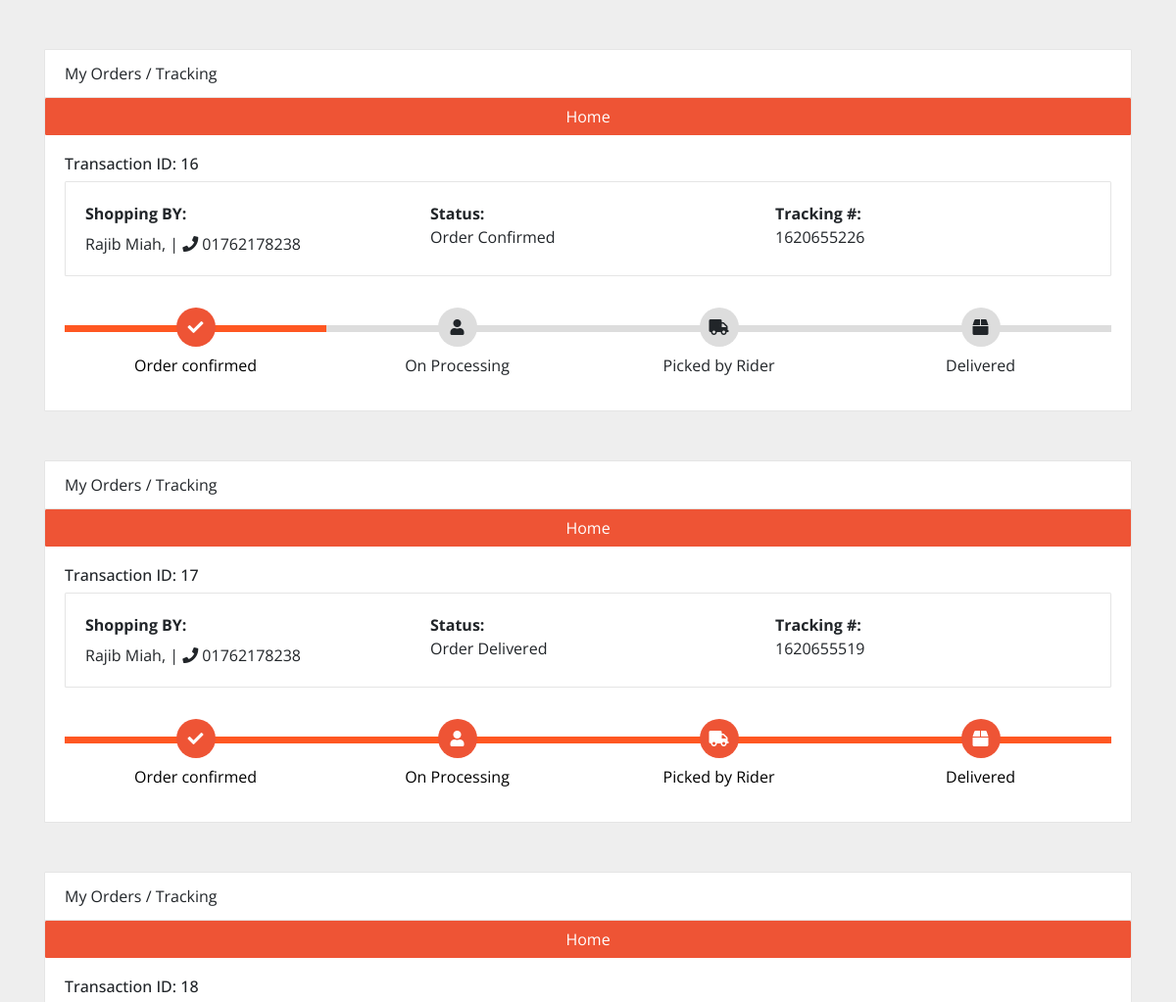
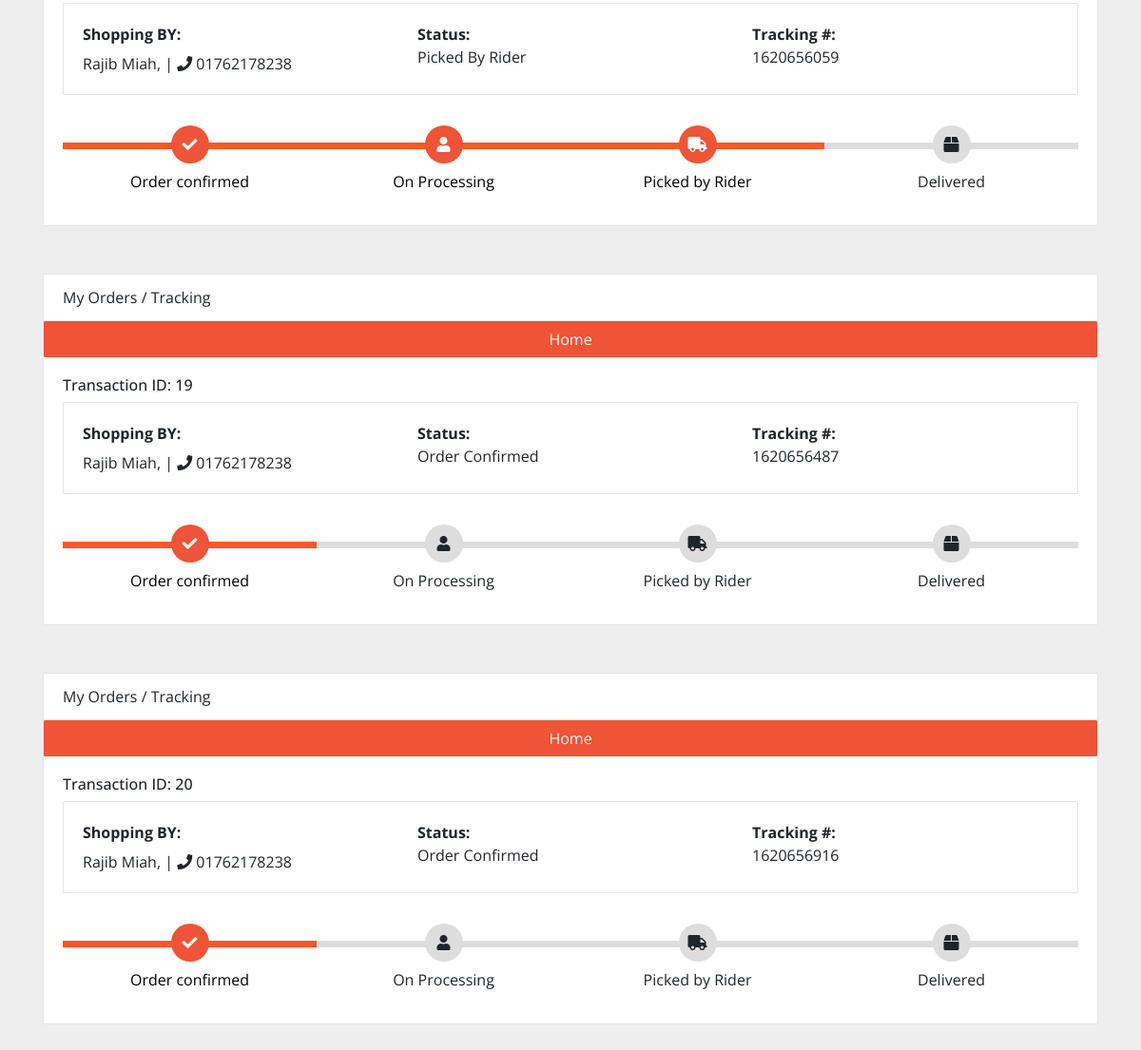
The app's page /track_order/ (signed in) with its own data (2 pictures, top to bottom).
### main/models.py (models this page shows, shortened)
class Order(models.Model):
    customer = models.ForeignKey(Customer, on_delete=models.SET_NULL, blank=True, null=True, related_name="orders")
    date_order = models.DateField(auto_now_add=True)
    time_order = models.TimeField(auto_now_add=True)
    complete = models.BooleanField(default=False, null=True)
    process = models.BooleanField(default=False)
    to_rider = models.BooleanField(default=False)
    delivered = models.BooleanField(default=False)
    transaction_id = models.CharField(max_length=200, null=True)
    class Meta:
        db_table = "order"

class Customer(models.Model):
    user = models.OneToOneField(User, on_delete=models.CASCADE,primary_key=True, related_name="customer_user")
    full_name = models.CharField(max_length=100, blank=True, null=True)
    phone_no = models.CharField(max_length=100, blank=True, null=True)
    class Meta:
        db_table = "customer_users"

### main/views.py (the view)
# urls.py: path('track_order/', views.track_order, name="track_order"),
def track_order(request):
    if request.user.is_authenticated and request.user.is_customer:
        customer = Customer.objects.get(user=request.user)
        order = Order.objects.filter(customer=customer)
        context = {"title":"Track Order","orders":order}
        return render(request, 'user/track_order.html',context)
    else:
        return redirect('/')

### main/templates/user/track_order.html (shortened to what this page needs)
<!DOCTYPE html>
<html lang="en">
<head>
</head>
<body>
    <link rel="stylesheet" href="https://stackpath.bootstrapcdn.com/bootstrap/4.3.1/css/bootstrap.min.css">
    <link rel="stylesheet" href="https://use.fontawesome.com/releases/v5.7.2/css/all.css">
    {%for order in orders%}
    {%if order.transaction_id%}
    <div class="track_order">
        <div class="container">
            <article class="card">
                <header class="card-header"> My Orders / Tracking </header>
                <a href="{%url 'home'%}" class="btn btn-warning shadow-none">Home</a>
                <div class="card-body">
                    <h6>Transaction ID: {{order.id}}</h6>
                    <article class="card">
                        <div class="card-body row">
                            <div class="col"> <strong>Shopping BY:</strong> <br> {{order.customer.full_name | title}}, | <i class="fa fa-phone"></i> {{order.customer.phone_no}} </div>
                            {%if order.complete == True and order.process == False and order.to_rider == False and order.delivered == False%}
                            <div class="col"> <strong>Status:</strong> <br> Order Confirmed </div>
                            {%elif order.complete == True and order.process == True and order.to_rider == False and order.delivered == False%}
                            <div class="col"> <strong>Status:</strong> <br> Order is Under Process </div>
                            {%elif order.complete == True and order.process == True and order.to_rider == True and order.delivered == False%}
                            <div class="col"> <strong>Status:</strong> <br> Picked By Rider </div>
                            {%elif order.complete == True and order.process == True and order.to_rider == True and order.delivered == True%}
                            <div class="col"> <strong>Status:</strong> <br> Order Delivered</div>
                            {%endif%}
                            <div class="col"> <strong>Tracking #:</strong> <br> {{order.transaction_id}}</div>
                        </div>
                    </article>
                    <div class="track">
                        {%if order.complete == True%}
                        <div class="step active"> <span class="icon"> <i class="fa fa-check"></i> </span> <span class="text">Order confirmed</span> </div>
                        {%else%}
                        <div class="step"> <span class="icon"> <i class="fa fa-check"></i> </span> <span class="text">Order confirmed</span> </div>
                        {%endif%}
                        {%if order.process == True%}
                        <div class="step active"> <span class="icon"> <i class="fa fa-user"></i> </span> <span class="text"> On Processing </span> </div>
                        {%else%}
                        <div class="step"> <span class="icon"> <i class="fa fa-user"></i> </span> <span class="text"> On Processing </span> </div>
                        {%endif%}
                        {%if order.to_rider%}
                        <div class="step active"> <span class="icon"> <i class="fa fa-truck"></i> </span> <span class="text"> Picked by Rider</span> </div>
                        {%else%}
                        <div class="step"> <span class="icon"> <i class="fa fa-truck"></i> </span> <span class="text"> Picked by Rider</span> </div>
                        {%endif%}
                        {%if order.delivered%}
                        <div class="step active"> <span class="icon"> <i class="fa fa-box"></i> </span> <span class="text">Delivered</span> </div>
                        {%else%}
                        <div class="step"> <span class="icon"> <i class="fa fa-box"></i> </span> <span class="text">Delivered</span> </div>
                        {%endif%}
                    </div>
                </div>
            </article>
        </div>
    </div>
    {%endif%}
    {%endfor%}
</body>
</html>

### main/templates/user/track_order.html (style rules this page uses)
body { background-color: #eeeeee; font-family: 'Open Sans', serif }
.container { margin-top: 50px; margin-bottom: 50px }
.card { position: relative; display: -webkit-box; display: -ms-flexbox; display: flex; -webkit-box-orient: vertical; -webkit-box-direction: normal; -ms-flex-direction: column; flex-direction: column; min-width: 0; word-wrap: break-word; background-color: #fff; background-clip: border-box; border: 1px solid rgba(0, 0, 0, 0.1); border-radius: 0.10rem }
.card-header:first-child { border-radius: calc(0.37rem - 1px) calc(0.37rem - 1px) 0 0 }
.card-header { padding: 0.75rem 1.25rem; margin-bottom: 0; background-color: #fff; border-bottom: 1px solid rgba(0, 0, 0, 0.1) }
.track { position: relative; background-color: #ddd; height: 7px; display: -webkit-box; display: -ms-flexbox; display: flex; margin-bottom: 60px; margin-top: 50px }
.track .step { -webkit-box-flex: 1; -ms-flex-positive: 1; flex-grow: 1; width: 25%; margin-top: -18px; text-align: center; position: relative }
.track .step.active:before { background: #FF5722 }
.track .step::before { height: 7px; position: absolute; content: ""; width: 100%; left: 0; top: 18px }
.track .step.active .icon { background: #ee5435; color: #fff }
.track .icon { display: inline-block; width: 40px; height: 40px; line-height: 40px; position: relative; border-radius: 100%; background: #ddd }
.track .step.active .text { font-weight: 400; color: #000 }
.track .text { display: block; margin-top: 7px }
.btn-warning { color: #ffffff; background-color: #ee5435; border-color: #ee5435; border-radius: 1px }
.fa { padding-top: 11px !important; }

### records on screen
Order: id "16", customer.full_name "Rajib Miah", customer.phone_no "01762178238", shows "Status:", complete "Order Confirmed", transaction_id "1620655226", process False (drawn), to_rider False (drawn), delivered False (drawn)
Order: id "17", customer.full_name "Rajib Miah", customer.phone_no "01762178238", shows "Status:", complete "Order Delivered", transaction_id "1620655519", process True (drawn), to_rider True (drawn), delivered True (drawn)
Order: id "18", customer.full_name "Rajib Miah", customer.phone_no "01762178238", shows "Status:", complete "Picked By Rider", transaction_id "1620656059", process True (drawn), to_rider True (drawn), delivered False (drawn)
Order: id "19", customer.full_name "Rajib Miah", customer.phone_no "01762178238", shows "Status:", complete "Order Confirmed", transaction_id "1620656487", process False (drawn), to_rider False (drawn), delivered False (drawn)
Order: id "20", customer.full_name "Rajib Miah", customer.phone_no "01762178238", shows "Status:", complete "Order Confirmed", transaction_id "1620656916", process False (drawn), to_rider False (drawn), delivered False (drawn)
